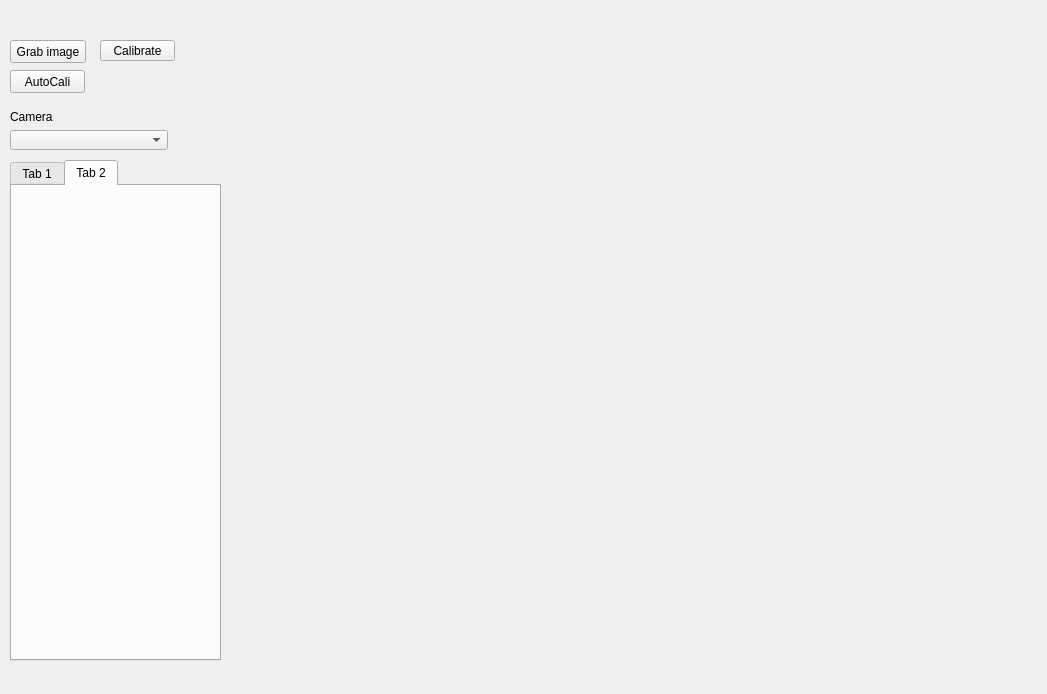
<?xml version="1.0" encoding="UTF-8"?>
<ui version="4.0">
 <class>CalibrationUi</class>
 <widget class="QWidget" name="CalibrationUi">
  <property name="geometry">
   <rect>
    <x>0</x>
    <y>0</y>
    <width>1047</width>
    <height>694</height>
   </rect>
  </property>
  <property name="windowTitle">
   <string>Form</string>
  </property>
  <widget class="QWidget" name="verticalLayoutWidget">
   <property name="geometry">
    <rect>
     <x>290</x>
     <y>40</y>
     <width>711</width>
     <height>571</height>
    </rect>
   </property>
   <layout class="QVBoxLayout" name="vlHwindows"/>
  </widget>
  <widget class="QPushButton" name="pb_autocalibration">
   <property name="geometry">
    <rect>
     <x>10</x>
     <y>70</y>
     <width>75</width>
     <height>23</height>
    </rect>
   </property>
   <property name="text">
    <string>AutoCali</string>
   </property>
  </widget>
  <widget class="QPushButton" name="pbGrab">
   <property name="geometry">
    <rect>
     <x>10</x>
     <y>40</y>
     <width>76</width>
     <height>23</height>
    </rect>
   </property>
   <property name="text">
    <string>Grab image</string>
   </property>
  </widget>
  <widget class="QTabWidget" name="tabWidget">
   <property name="geometry">
    <rect>
     <x>10</x>
     <y>160</y>
     <width>211</width>
     <height>501</height>
    </rect>
   </property>
   <property name="currentIndex">
    <number>1</number>
   </property>
   <widget class="QWidget" name="tab">
    <attribute name="title">
     <string>Tab 1</string>
    </attribute>
    <widget class="QPushButton" name="pb_readcalibrationfile">
     <property name="geometry">
      <rect>
       <x>70</x>
       <y>170</y>
       <width>111</width>
       <height>31</height>
      </rect>
     </property>
     <property name="text">
      <string>Calibration File</string>
     </property>
    </widget>
    <widget class="QLabel" name="label_3">
     <property name="geometry">
      <rect>
       <x>20</x>
       <y>280</y>
       <width>41</width>
       <height>21</height>
      </rect>
     </property>
     <property name="text">
      <string>Sx</string>
     </property>
    </widget>
    <widget class="QLabel" name="label_2">
     <property name="geometry">
      <rect>
       <x>20</x>
       <y>250</y>
       <width>41</width>
       <height>21</height>
      </rect>
     </property>
     <property name="text">
      <string>Kappa</string>
     </property>
    </widget>
    <widget class="QLineEdit" name="LE_Sy">
     <property name="geometry">
      <rect>
       <x>120</x>
       <y>310</y>
       <width>61</width>
       <height>21</height>
      </rect>
     </property>
     <property name="text">
      <string>2.2</string>
     </property>
    </widget>
    <widget class="QLabel" name="label_4">
     <property name="geometry">
      <rect>
       <x>20</x>
       <y>310</y>
       <width>41</width>
       <height>21</height>
      </rect>
     </property>
     <property name="text">
      <string>Sy</string>
     </property>
    </widget>
    <widget class="QLineEdit" name="LE_kappa">
     <property name="geometry">
      <rect>
       <x>120</x>
       <y>250</y>
       <width>61</width>
       <height>21</height>
      </rect>
     </property>
     <property name="text">
      <string>0</string>
     </property>
    </widget>
    <widget class="QLabel" name="label">
     <property name="geometry">
      <rect>
       <x>20</x>
       <y>220</y>
       <width>41</width>
       <height>21</height>
      </rect>
     </property>
     <property name="text">
      <string>Foucs</string>
     </property>
    </widget>
    <widget class="QTextEdit" name="te_calibrationfilename">
     <property name="geometry">
      <rect>
       <x>20</x>
       <y>20</y>
       <width>161</width>
       <height>141</height>
      </rect>
     </property>
    </widget>
    <widget class="QLineEdit" name="LE_Sx">
     <property name="geometry">
      <rect>
       <x>120</x>
       <y>280</y>
       <width>61</width>
       <height>21</height>
      </rect>
     </property>
     <property name="text">
      <string>2.2</string>
     </property>
    </widget>
    <widget class="QLineEdit" name="LE_focus">
     <property name="geometry">
      <rect>
       <x>120</x>
       <y>220</y>
       <width>61</width>
       <height>21</height>
      </rect>
     </property>
     <property name="cursor">
      <cursorShape>SizeBDiagCursor</cursorShape>
     </property>
     <property name="text">
      <string>8</string>
     </property>
    </widget>
    <widget class="QLineEdit" name="LE_exptimemax">
     <property name="geometry">
      <rect>
       <x>120</x>
       <y>370</y>
       <width>61</width>
       <height>21</height>
      </rect>
     </property>
     <property name="text">
      <string>40000</string>
     </property>
    </widget>
    <widget class="QLabel" name="label_5">
     <property name="geometry">
      <rect>
       <x>20</x>
       <y>340</y>
       <width>71</width>
       <height>21</height>
      </rect>
     </property>
     <property name="text">
      <string>exptimemin</string>
     </property>
    </widget>
    <widget class="QLineEdit" name="LE_exptimemin">
     <property name="geometry">
      <rect>
       <x>120</x>
       <y>340</y>
       <width>61</width>
       <height>21</height>
      </rect>
     </property>
     <property name="text">
      <string>2000</string>
     </property>
    </widget>
    <widget class="QLabel" name="label_6">
     <property name="geometry">
      <rect>
       <x>20</x>
       <y>370</y>
       <width>71</width>
       <height>21</height>
      </rect>
     </property>
     <property name="text">
      <string>exptimemax</string>
     </property>
    </widget>
    <widget class="QLabel" name="label_7">
     <property name="geometry">
      <rect>
       <x>20</x>
       <y>400</y>
       <width>71</width>
       <height>16</height>
      </rect>
     </property>
     <property name="text">
      <string>expnumber</string>
     </property>
    </widget>
    <widget class="QLineEdit" name="LE_expnum">
     <property name="geometry">
      <rect>
       <x>120</x>
       <y>400</y>
       <width>61</width>
       <height>21</height>
      </rect>
     </property>
     <property name="text">
      <string>50</string>
     </property>
    </widget>
   </widget>
   <widget class="QWidget" name="tab_2">
    <attribute name="title">
     <string>Tab 2</string>
    </attribute>
   </widget>
  </widget>
  <widget class="QPushButton" name="pb_calibration">
   <property name="geometry">
    <rect>
     <x>100</x>
     <y>40</y>
     <width>75</width>
     <height>21</height>
    </rect>
   </property>
   <property name="text">
    <string>Calibrate</string>
   </property>
  </widget>
  <widget class="QLabel" name="lblCameras">
   <property name="geometry">
    <rect>
     <x>10</x>
     <y>110</y>
     <width>158</width>
     <height>13</height>
    </rect>
   </property>
   <property name="text">
    <string>Camera</string>
   </property>
  </widget>
  <widget class="QComboBox" name="cmbCamera">
   <property name="geometry">
    <rect>
     <x>10</x>
     <y>130</y>
     <width>158</width>
     <height>20</height>
    </rect>
   </property>
  </widget>
 </widget>
 <resources/>
 <connections/>
</ui>
